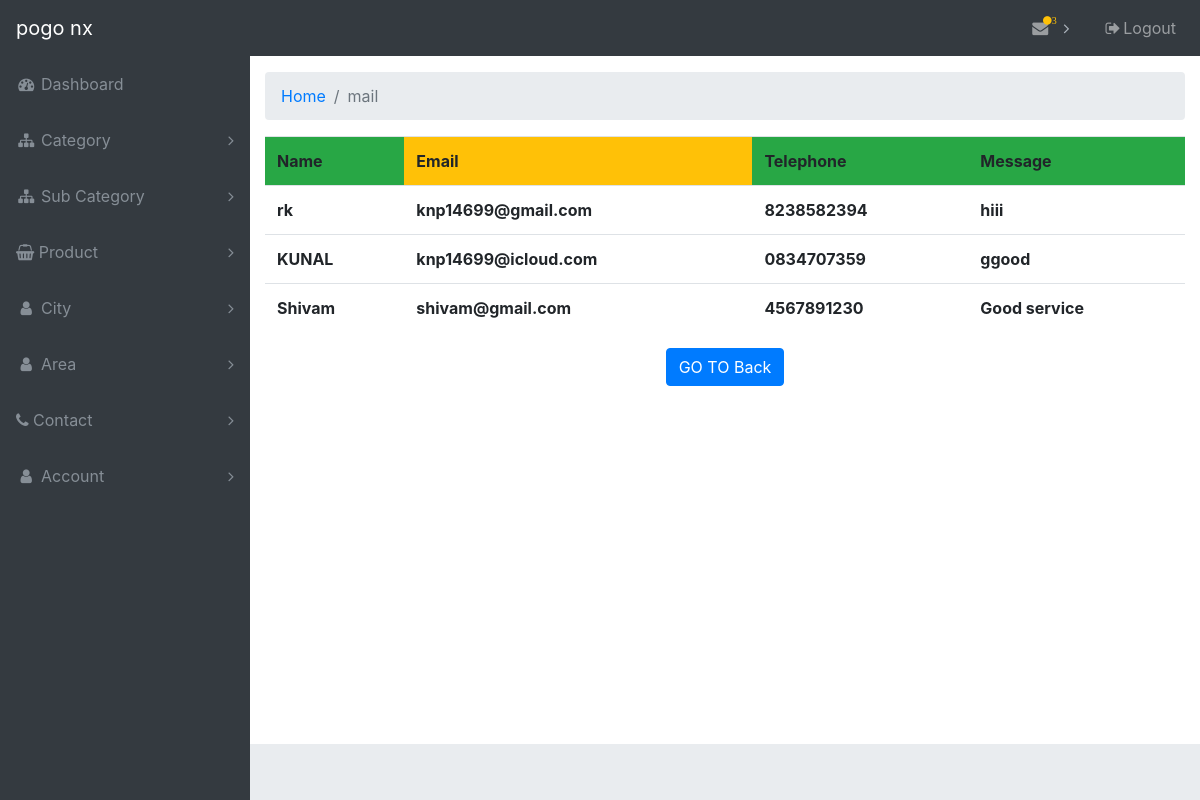
Page /admin/maildisplay.php on the committed database.
### tables this page shows
CREATE TABLE `mail` (
  `id` int(10) NOT NULL,
  `name` varchar(50) NOT NULL,
  `email` varchar(50) NOT NULL,
  `telephone` varchar(10) NOT NULL,
  `message` varchar(255) NOT NULL
);

### admin/maildisplay.php (the view, shortened to what this page needs)
<?php
  include('header.php');
?>
  <?php
                $conn=mysqli_connect("localhost","root","","shopping")or die("database not connected");
                $query = mysqli_query($conn, "SELECT * FROM mail");
                ?>
<div class="content-wrapper">
      <div class="container-fluid">
      <ol class="breadcrumb">
        <li class="breadcrumb-item">
          <a href="header.php">Home</a>
        </li>
        <li class="breadcrumb-item active">mail</li>
      </ol>
       </div>
<!DOCTYPE html>
<html>
  <head>
  </head>
  <body>
<div class="container">
<table class="table">
	<tr class="bg-success">
		<th>Name</th>
		<th class="bg-warning">Email</th>
		<th>Telephone</th>
		<th>Message</th>
	</tr>
	<?php
	 while ( $row = mysqli_fetch_array($query)) {
      ?>
	<tr>
		<th><?php echo $row['name'];?></th>
		<th><?php echo $row['email'];?></th>
		<th><?php echo $row['telephone'];?></th>
		<th><?php echo $row['message'];?></th>
	</tr>
	<?php
                }
	?>
</table>
</div>
<div align="center">
<a href="dashboard.php"><button class="btn btn-primary">GO TO Back</button></a>
</div>
  </body>
</html>
</div>
<?php
  include('footer.php');
?>

### admin/css/sb-admin.css (style rules this page uses)
html { position: relative; min-height: 100%; }
body { overflow-x: hidden; }
body.sticky-footer { margin-bottom: 56px; }
body.sticky-footer .content-wrapper { min-height: calc(100vh - 56px - 56px); }
body.fixed-nav { padding-top: 56px; }
.content-wrapper { min-height: calc(100vh - 56px); padding-top: 1rem; }
.content-wrapper { overflow-x: hidden; background: white; }
@media (min-width: 992px) { .content-wrapper { margin-left: 250px; } }

### rows in the picture
mail: name "rk", email "knp14699@gmail.com", telephone "8238582394", message "hiii"
mail: name "KUNAL", email "knp14699@icloud.com", telephone "0834707359", message "ggood"
mail: name "Shivam", email "shivam@gmail.com", telephone "4567891230", message "Good service"

### other values in the picture
$row "3"
